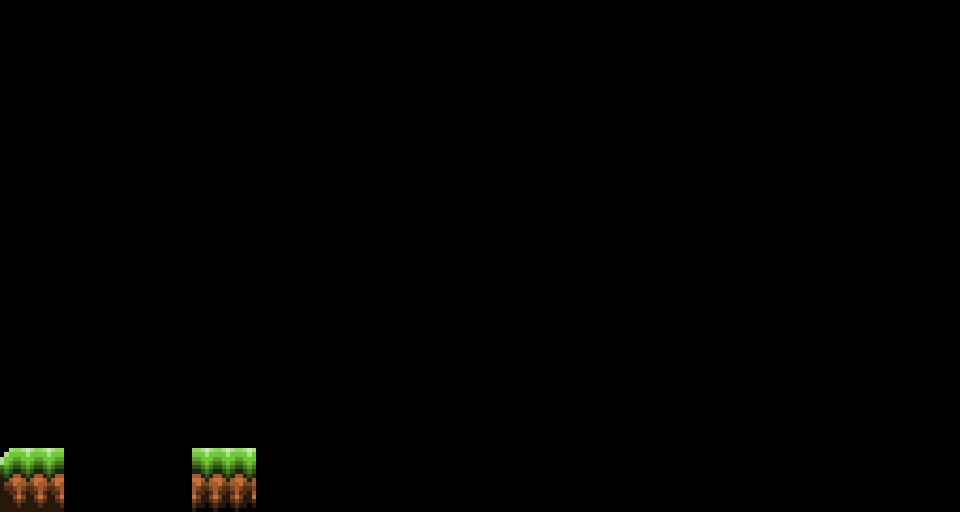

This game map was drawn from its Tiled (.tmx) file and the tilesets committed beside it. A one-line description and the trimmed map source follow:
An orthogonal 15x8 tile map with 64x64 px tiles, 1 tile layer (Tile Layer 1), 2 tilesets and 1 object.

<map version="1.8" tiledversion="1.8.0" orientation="orthogonal" renderorder="right-down" width="15" height="8" tilewidth="64" tileheight="64" infinite="0" nextlayerid="10" nextobjectid="15">
 <tileset firstgid="1" name="tileset" tilewidth="64" tileheight="64" tilecount="42" columns="6">
  <image source="images/tilemap/tileset.png" width="384" height="448" />
  <tile id="0">
   <animation>
    <frame tileid="1" duration="250" />
    <frame tileid="2" duration="250" />
    <frame tileid="3" duration="250" />
   </animation>
  </tile>
  <tile id="39">
   <animation>
    <frame tileid="39" duration="250" />
    <frame tileid="40" duration="250" />
   </animation>
  </tile>
 </tileset>
 <tileset firstgid="43" source="images/tilemap/platform.tsx" />
 <objectgroup id="8" name="Object Layer 1" opacity="1">
  <object id="10" gid="78" x="0" y="510" width="64" height="64" />
 </objectgroup>
 <layer id="9" name="Tile Layer 1" width="15" height="8">
  <data>[120 cells, 2 non-empty, 2 distinct tile ids]</data>
 </layer>
</map>
